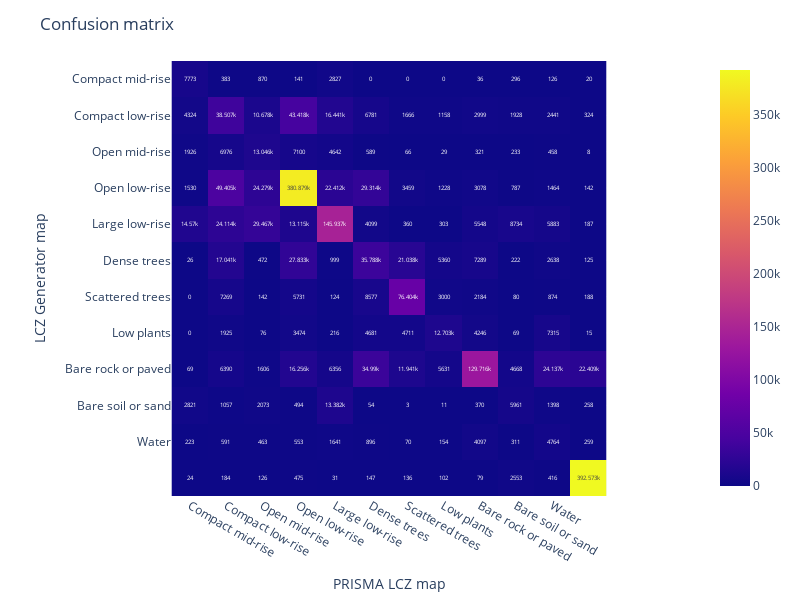

The notebook cell saved with this chart:
### Code cell
## Intercompirson Analysis

inter_comparison(s2_lcz_fp,ref_matched_fp, legend)

### Figure 1 — Plotly figure (JSON) as saved in the notebook; plotly's stock layout.template omitted (floating-point values rounded to 4 significant figures; data arrays with more than 128 entries replaced by an {"elided": "..."} marker saying what was removed)
{"data": [{"coloraxis": "coloraxis", "hovertemplate": "x: %{x}<br>y: %{y}<br>color: %{z}<extra></extra>", "name": "0", "texttemplate": "%{z}", "type": "heatmap", "xaxis": "x", "yaxis": "y", "z": {"elided": "12x12 int values"}}], "layout": {"coloraxis": {"colorscale": [[0, "#0d0887"], [0.1111, "#46039f"], [0.2222, "#7201a8"], [0.3333, "#9c179e"], [0.4444, "#bd3786"], [0.5556, "#d8576b"], [0.6667, "#ed7953"], [0.7778, "#fb9f3a"], [0.8889, "#fdca26"], [1, "#f0f921"]]}, "height": 600, "margin": {"t": 60}, "title": {"text": "Confusion matrix"}, "width": 800, "xaxis": {"anchor": "y", "constrain": "domain", "domain": [0, 1], "scaleanchor": "y", "ticktext": ["Compact mid-rise", "Compact low-rise", "Open mid-rise", "Open low-rise", "Large low-rise", "Dense trees", "Scattered trees", "Low plants", "Bare rock or paved", "Bare soil or sand", "Water"], "tickvals": [0, 1, 2, 3, 4, 5, 6, 7, 8, 9, 10], "title": {"text": "PRISMA LCZ map"}}, "yaxis": {"anchor": "x", "autorange": "reversed", "constrain": "domain", "domain": [0, 1], "ticktext": ["Compact mid-rise", "Compact low-rise", "Open mid-rise", "Open low-rise", "Large low-rise", "Dense trees", "Scattered trees", "Low plants", "Bare rock or paved", "Bare soil or sand", "Water"], "tickvals": [0, 1, 2, 3, 4, 5, 6, 7, 8, 9, 10], "title": {"text": "LCZ Generator map"}}}}
